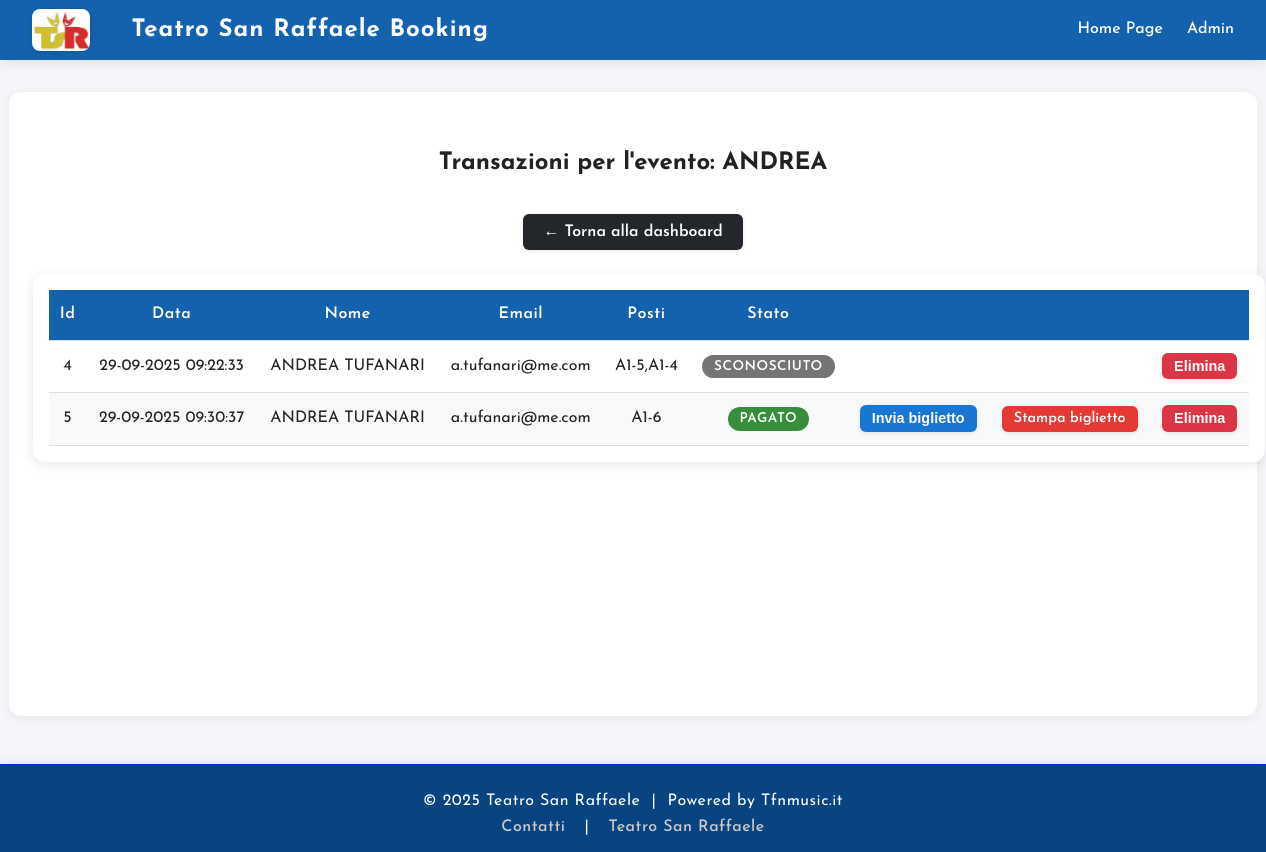
/event/2/transactions (signed in), run on the app's committed database.
### tables this page shows
CREATE TABLE events (
    id INTEGER PRIMARY KEY AUTOINCREMENT,
    title TEXT NOT NULL,
    date TEXT NOT NULL,
    time TEXT NOT NULL,
    price REAL NOT NULL,
    poster_url TEXT         
, visible INTEGER DEFAULT 1);

CREATE TABLE bookings (
    id INTEGER PRIMARY KEY AUTOINCREMENT,
    event_id INTEGER NOT NULL,
    name TEXT NOT NULL,
    email TEXT NOT NULL,
    seats TEXT NOT NULL,          -- posti separati da , 
    status REAL DEFAULT 0 , -- 0=libero, 1=pending ,2 = acquistato , 3 = validato
    created_at TEXT NOT NULL,
    FOREIGN KEY(event_id) REFERENCES events(id)
);

### app.py (the view)
@app.route('/event/<int:event_id>/transactions')
@login_required
def event_transactions(event_id):
    event = get_event_by_id(event_id)
    transactions = get_bookings_by_event(event_id)
    return render_template(
        'event_transactions.html',
        event_title=event['title'] if event else 'Evento sconosciuto',
        transactions=transactions
    )

### app.py (called while the page is built)
@app.context_processor
def inject_now():
    return {'now': datetime.now}

### auth.py (called while the page is built)
def login_required(f):
    @wraps(f)
    def decorated_function(*args, **kwargs):
        if session.get('logged_in') != True:
            return redirect(url_for('admin'))
        return f(*args, **kwargs)
    return decorated_function

### database.py (called while the page is built)
def get_db():
    conn = sqlite3.connect(DB_PATH)
    conn.row_factory = sqlite3.Row
    return conn

def get_event_by_id(event_id):
    conn = get_db()
    event = conn.execute('SELECT * FROM events WHERE id=?', (event_id,)).fetchone()
    conn.close()
    return event

def get_bookings_by_event(event_id, statuses=None):
    conn = get_db()
    if statuses:
        placeholders = ','.join(['?'] * len(statuses))
        bookings = conn.execute(
            f'SELECT seats FROM bookings WHERE event_id=? AND status IN ({placeholders})',
            (event_id, *statuses)
        ).fetchall()
    else:
        bookings = conn.execute(
            'SELECT * FROM bookings WHERE event_id=? ORDER BY created_at DESC',
            (event_id,)
        ).fetchall()
    conn.close()
    return bookings

### templates/event_transactions.html (shortened to what this page needs)
{% extends 'base.html' %}
{% block content %}
<h2 class="text-center mb-5">Transazioni per l'evento: {{ event_title }}</h2>
<p class="text-center mb-4">
    <a href="{{ url_for('dashboard') }}" class="btn btn-dark">&larr; Torna alla dashboard</a>
</p>
<div class="table-wrapper">
    <table class="table">
        <thead>
            <tr>
                <th>Id</th>
                <th>Data</th>
                <th>Nome</th>
                <th>Email</th>
                <th>Posti</th>
                <th>Stato</th>
                <th></th>
                <th></th>
                <th></th>
            </tr>
        </thead>
        <tbody>
            {% for t in transactions |sort(attribute='id') %}
            <tr>
                <td>{{ t.id }}</td>
                <td>{{ t.created_at }}</td>
                <td>{{ t.name }}</td>
                <td>{{ t.email }}</td>
                <td>{{ t.seats }}</td>
                <td>
                    {% if t.status == 1 %}
                    <span class="badge badge-pending">In attesa</span>
                    {% elif t.status == 2 %}
                    <span class="badge badge-paid">Pagato</span>
                    {% elif t.status == 3 %}
                    <span class="badge badge-validated">Cassa</span>
                    {% else %}
                    <span class="badge badge-unknown">Sconosciuto</span>
                    {% endif %}
                </td>
                <td>
                    {% if t.status in [2,3] %}
                    <form method="post" action="{{ url_for('resend_ticket', booking_id=t.id) }}" class="d-inline">
                        <button type="submit" class="btn btn-info btn-sm">Invia biglietto</button>
                    </form>
                    {% endif %}
                </td>
                <td>
                    {% if t.status in [2,3] %}
                    <a href="{{ url_for('print_ticket', booking_id=t.id) }}" target="_blank"
                        class="btn btn-primary btn-sm">Stampa biglietto</a>
                    {% endif %}
                </td>
                <td>
                    <form method="post" action="{{ url_for('delete_transaction', booking_id=t.id) }}" class="d-inline"
                        onsubmit="return confirm('Sei sicuro di voler eliminare questa prenotazione? I posti {{ t.seats }} verranno liberati e la transazione sarà cancellata definitivamente.');">
                        <button type="submit" class="btn btn-danger btn-sm">Elimina</button>
                    </form>
                </td>
            </tr>
            {% else %}
            <tr>
                <td colspan="9" style="text-align:center; color:#888;">Nessuna transazione trovata per questo evento.
                </td>
            </tr>
            {% endfor %}
        </tbody>
    </table>
</div>
{% endblock %}

### static/style.css (style rules this page uses)
:root { --primary-color: #1461ae; --primary-dark: #074481; --secondary-color: #e53935; --secondary-dark: #b71c1c; --accent-color: #e5c535; --accent-bright: #fff459; --success-color: #388e3c; --success-dark: #256029; --warning-color: #ff9800; --info-color: #1976d2; --bg-primary: #f4f6fa; --bg-secondary: #fff; --text-primary: #222; --text-secondary: #555; --text-muted: #888; --border-color: #bbb; --border-light: #ddd; --shadow-light: 0 1px 4px rgba(0, 0, 0, 0.1); --shadow-medium: 0 2px 12px rgba(0, 0, 0, 0.1); --shadow-heavy: 0 4px 24px rgba(0, 0, 0, 0.15); --spacing-xs: 4px; --spacing-sm: 8px; --spacing-md: 16px; --spacing-lg: 24px; --spacing-xl: 32px; --font-primary: "Josefin Sans", sans-serif; --font-secondary: "Roboto", Arial, sans-serif; --transition-fast: 0.15s ease; --transition-standard: 0.2s ease; --transition-slow: 0.3s ease; }
body { margin: 0; font-family: var(--font-primary); font-optical-sizing: auto; font-weight: 400; font-style: normal; background: var(--bg-primary); color: var(--text-primary); min-height: 100vh; line-height: 1.6; }
.text-center { text-align: center; }
.mb-4 { margin-bottom: var(--spacing-lg) !important; }
.mb-5 { margin-bottom: var(--spacing-xl) !important; }
.d-inline { display: inline !important; }
.btn { display: inline-block; padding: 10px 20px; border: none; border-radius: 6px; font-size: 1em; font-weight: 600; text-decoration: none; text-align: center; cursor: pointer; transition: all var(--transition-standard); box-shadow: var(--shadow-light); line-height: 1; user-select: none; }
.btn-primary { background: var(--secondary-color); color: var(--bg-secondary); }
.btn-info { background: var(--info-color); color: var(--bg-secondary); }
.btn-danger { background: #dc3545; color: var(--bg-secondary); }
.btn-dark { background: #23272b; color: var(--bg-secondary); }
.btn-sm { padding: 6px 12px; font-size: 0.9em; }
.table-wrapper { width: 100%; max-width: 1200px; margin: 0 auto; background: var(--bg-secondary); border-radius: 12px; box-shadow: var(--shadow-medium); padding: var(--spacing-md); overflow-x: auto; }
.table { width: 100%; border-collapse: collapse; font-size: 1em; min-width: 600px; }
.table th, .table td { padding: 12px 10px; text-align: center; border-bottom: 1px solid var(--border-light); }
.table th { background: var(--primary-color); color: var(--bg-secondary); font-weight: 600; letter-spacing: 0.5px; position: sticky; top: 0; z-index: 10; }
.table tbody tr { transition: background-color var(--transition-fast); }
.table tbody tr:nth-child(even) { background: #f8f9fa; }
.badge { display: inline-block; padding: 5px 12px; border-radius: 16px; font-size: 0.85em; font-weight: 600; color: var(--bg-secondary); text-transform: uppercase; letter-spacing: 0.5px; line-height: 1; }
.badge-paid { background: var(--success-color); }
.badge-unknown { background: #757575; }

### data on the page
events: title "ANDREA"
bookings: id "4", created_at "29-09-2025 09:22:33", name "ANDREA TUFANARI", email "a.tufanari@me.com", seats "A1-5,A1-4", status "SCONOSCIUTO"
bookings: id "5", created_at "29-09-2025 09:30:37", name "ANDREA TUFANARI", email "a.tufanari@me.com", seats "A1-6", status "PAGATO"
